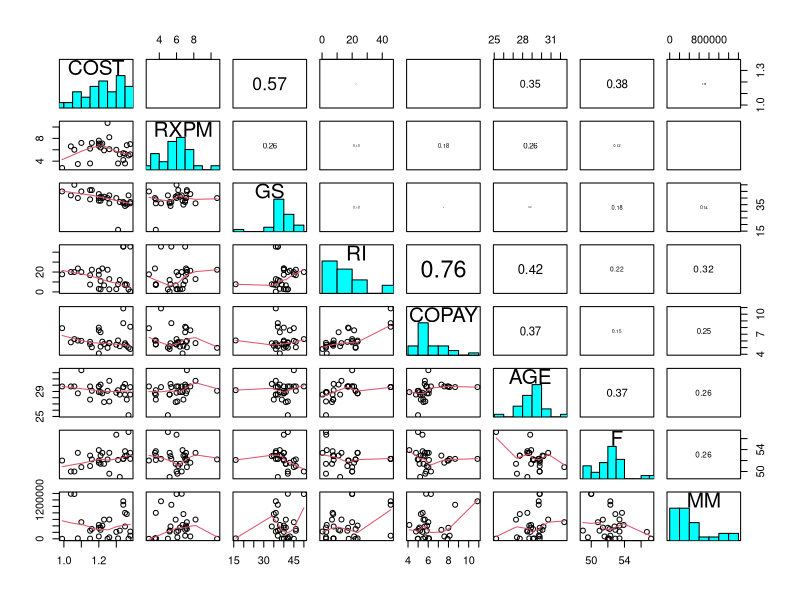

The R script that drew this image:
## ---- chunk 1
library(gam)
library(MASS)
library(car)
data <- read.table("costs.txt",header=T)
data <- data[1:8]

panel.hist <- function(x, ...)
{
    usr <- par("usr"); on.exit(par(usr))
    par(usr = c(usr[1:2], 0, 1.5) )
    h <- hist(x, plot = FALSE)
    breaks <- h$breaks; nB <- length(breaks)
    y <- h$counts; y <- y/max(y)
    rect(breaks[-nB], 0, breaks[-1], y, col = "cyan", ...)
}

panel.cor <- function(x, y, digits = 2, prefix = "", cex.cor, ...)
{
    usr <- par("usr"); on.exit(par(usr))
    par(usr = c(0, 1, 0, 1))
    r <- abs(cor(x, y))
    txt <- format(c(r, 0.123456789), digits = digits)[1]
    txt <- paste0(prefix, txt)
    if(missing(cex.cor)) cex.cor <- 0.8/strwidth(txt)
    text(0.5, 0.5, txt, cex = cex.cor * r)
}

pairs(data,lower.panel = panel.smooth, upper.panel = panel.cor, diag.panel = panel.hist)
## ---- chunk 2
lm.1 <- lm(COST~.,data)
vif(lm.1)
## ---- chunk 3
logMM <- log(data$MM)
data1 <- data
data1$MM <- logMM
## ---- chunk 4
lm.2 <- lm(COST~.,data=data1)
anova(lm.1,lm.2)
## ---- chunk 5
gam.1 <- gam(COST ~ RXPM + s(GS,4) + RI + COPAY + AGE + F + MM,data=data1)
summary(gam.1)
anova(lm.1,lm.2,gam.1)
